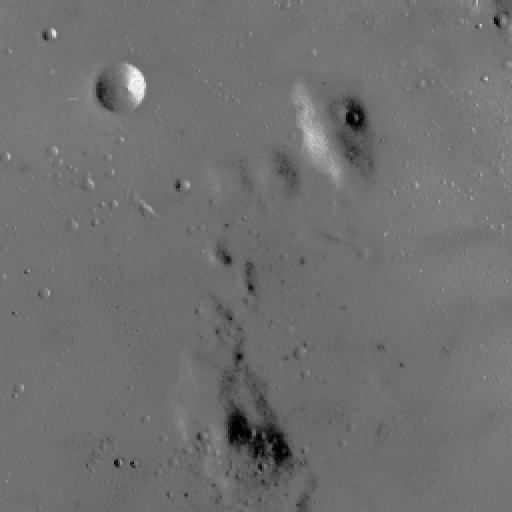
#> input picture skimage.data.moon(), 512 x 512 px
$ jupyter execute --allow-errors assignment1.ipynb
#> lines starting #> are read from the running program, lines starting #| are printed output that depends on the picture; long printed decimals are rounded
[cell 1]
import skimage, os
from skimage import data, exposure, img_as_float, io
import skimage.exposure as ex
import numpy as np
import matplotlib
import matplotlib.pyplot as plt
import math

[cell 2]
def plotImgAndHistEq(img, bins=256):

    ch = ex.equalize_hist(img, bins)
    #plot the equalized image next to original image
    fig, ax = plt.subplots(nrows=2, ncols=2, figsize=(6, 6))

    #display original and equalized image
    ax[0, 0].imshow(img, cmap = 'gray')
    ax[0, 0].set_title('Low contrast image')
    ax[0, 1].imshow(ch, cmap = 'gray')
    ax[0, 1].set_title('Histogram equalization')

    #display histograms of the image with the desired number of bins
    h1 = ax[1, 0].hist(img.ravel(), bins)
    h2 = ax[1, 1].hist(ch.flatten(), bins)

# Histogram Equalization

[cell 3]
img = data.moon()
#> img is the input picture: shape (512, 512); min 0, max 255, mean 112.2
plotImgAndHistEq(img)
#> in plotImgAndHistEq, `ch = ex.equalize_hist(img, bins)`:
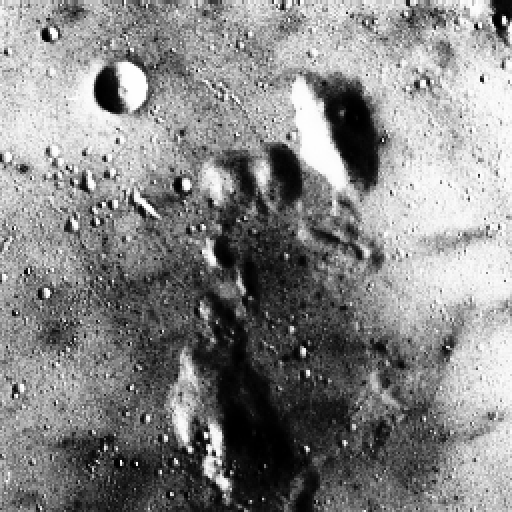
#> ch: shape (512, 512) float64; min 0.000916, max 1, mean 0.525

## Why it works?

As seen in the histogram lab before, the process of histogram stretching involves a gray level transformation (check the stretching function in the last lab, which mapped gray levels 5 - 9 (x-axis) to 2 - 14 (y-axis) ).

Now, let's consider the cumulative histogram of that data.

Cumulative what!? Before proceeding further, let us understand what cumulative sum is. Consider an array `[1, 3, 6, 7, 8]`, the cumulative sum simply accumulates the sum as we iterate through the array. So `1` stays `1`; then we encounter `3`, which becomes `1+3 = 4`; then we encounter `6`, which becomes `4+6 = 10`; then we encounter `7`, which becomes `10 + 7 = 17`, and so on...

Numpy has a function `cumsum` that does the job.

[cell 4]
help(np.cumsum)

[cell 5]
a = np.array([1, 3, 6, 7, 8])
b = np.cumsum(a)
b

[cell 6]
#Toy data with following frequencies (i.e. histogram)
freq = np.array([15, 0, 0, 0, 0, 70, 110, 45, 70, 35, 0, 0, 0, 0, 0, 15])
plt.bar(np.arange(16), freq, 0.5)
plt.title("Histogram of Poorly contrasted image")
plt.show()

[cell 7]
cumulative_histogram = np.cumsum(freq)
plt.plot(cumulative_histogram, 'r--')
plt.bar(np.arange(16), cumulative_histogram, 0.5)
plt.title("Cumulative Histogram of Poorly contrasted image")
plt.show()

The dashed line is simply joining the top of histogram bars. If we scale this so that the y-values are between 0-15, rather than 0-360, then we get the graph:

[cell 8]
scaled_cumulative_histogram = (cumulative_histogram * 15)/360
plt.plot(scaled_cumulative_histogram, 'r--')
plt.bar(np.arange(16), scaled_cumulative_histogram, 0.5)
plt.title("Scaled Cumulative Histogram of Poorly contrasted image")
plt.show()

Now, note that this highly resembles the stretching function we previously defined! That is, just looking at the dashed line and interpreting this as a mapping, gray levels 5-9 are being roughly mapped to gray levels 2-14! It is giving a recipe for how histogram equalization works internally: that scaled version of cumulative histogram acts as a gray-level transformation.

Let us apply histogram equalization on an image and check how the cumulative histogram changes.

Note: histogram is also known as probability density function (pdf) and cumulative histogram is also known as the cumulative distributive function (cdf).

[cell 9]
def plotImgHistCDF(im1, im2):
    '''
    Plots images, their histograms, overlaid with CDF (cumulative histogram)
    '''
    fig, ax = plt.subplots(nrows=2, ncols=2, figsize=(8, 5)) #figsize controls relative size of images

    ax[0, 0].imshow(im1, cmap=plt.cm.gray)
    ax[0, 1].hist(im1.flatten(),bins=256)
    ax[1, 0].imshow(im2, cmap=plt.cm.gray)
    ax[1, 1].hist(im2.flatten(),bins=256)

    #Overlay the cdf on the histograms
    ax_cdf = ax[0, 1].twinx()
    im1_cdf, bins = ex.cumulative_distribution(im1, nbins=256)
    ax_cdf.plot(bins, im1_cdf, 'r')

    ax_cdf = ax[1, 1].twinx()
    im2_cdf, bins = ex.cumulative_distribution(im2, nbins=256)
    ax_cdf.plot(bins, im2_cdf, 'r')

    fig.tight_layout()
    plt.show()

[cell 10]
#Apply histogram equalization on the chickens image.
#And overlay the cumulative histogram on top of the histogram

im = io.imread('chickens.png')
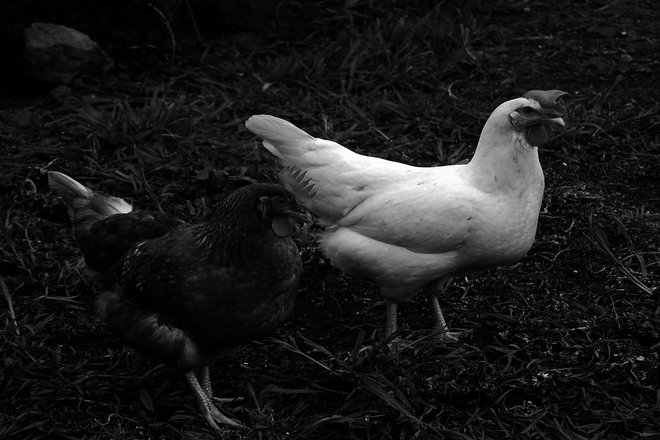
#> input picture chickens.png, 660 x 440 px
#> im is the input picture: shape (440, 660); min 0, max 255, mean 27.6
imh = ex.equalize_hist(im)
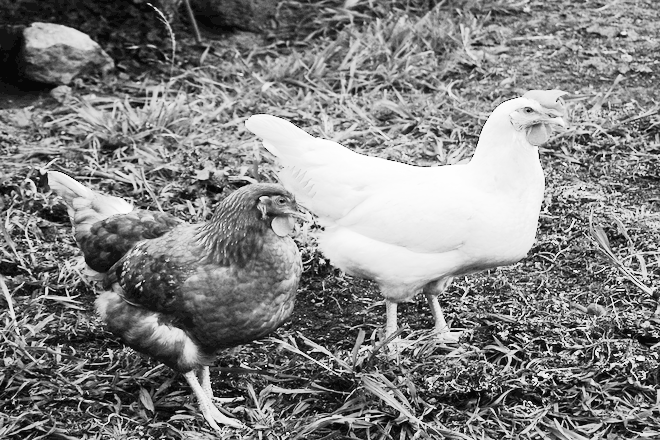
#> imh: shape (440, 660) float64; min 0.0302, max 1, mean 0.512
plotImgHistCDF(im, imh)
#> in plotImgHistCDF, `im1_cdf, bins = ex.cumulative_distribution(im1, nbins=256)`: im1_cdf = 256 values from 0.0302 to 1; bins = 256 values from 0 to 255
#> in plotImgHistCDF, `im2_cdf, bins = ex.cumulative_distribution(im2, nbins=256)`: im2_cdf = 256 values from 0.0302 to 1; bins = 256 values from 0.0321 to 0.998

# Recipe for Histogram Equalization
Following is an excerpt from the textbook "A Computational Introduction to Digital Image Processing" by Alasdair McAndrew:

[cell 11]
#helper function
def normalizedSumOfAbsDifference(a, b):
    assert a.shape == b.shape
    return np.sum(np.abs(a-b))/a.size

[cell 12]
#helper function
def plotImgAndHist(img, hist):

    fig, ax = plt.subplots(nrows=1, ncols=2, figsize=(10, 3))

    #display original and equalized image
    ax[0].imshow(img, cmap = 'gray')
    ax[0].set_title('Image')
    ax[1].bar(range(256), hist)
    ax[1].set_title('Histogram')

    fig.tight_layout()
    plt.show()

## Part 1: Compute the histogram by iterating through the image (10 points)
 - You should not use inbuilt functions for this part
 - You can assume 256 bins

[cell 13]
def myHistogram(img): #L=256 is the assumption
    '''
    Computes and returns the histogram of img.
    Histogram is computed for 256 bins (i.e. each gray level gets its own bin)
        - Does NOT use any inbuilt function TO compute histogram.
    '''
    #ensure img is of type uint8
    assert (img.dtype == 'uint8')

    # YOUR CODE HERE
    histA = np.zeros((256), dtype=int)

    for i in range(len(img)):
        for j in range(len(img[i])):
            histA[img[i][j]] += 1
#> after the loop, histA = 256 values, max 14018 at index 1, min 51 at index 221, mean 1134.4
    return histA

[cell 14]
im = io.imread('chickens.png')
hist1 = myHistogram(im)
#> hist1 has the same summary as histA in myHistogram
hist2, bins = np.histogram(im, bins=256)
#> hist2 has the same summary as histA in myHistogram; bins = 257 values from 0 to 255
plotImgAndHist(im, hist1)

assert(np.all(hist1 == hist2))
assert normalizedSumOfAbsDifference(hist1, hist2) == 0
print("Success!")

[cell 15]
im = io.imread('blood.png')
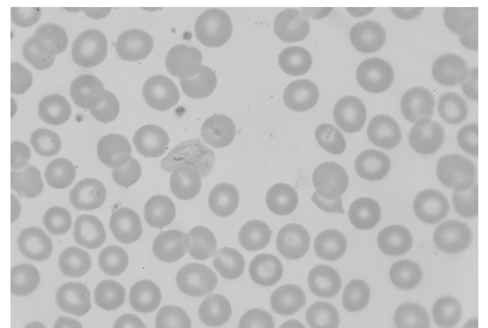
#> input picture blood.png, 488 x 328 px
#> im is the input picture: shape (328, 488); min 113, max 255, mean 192.6
hist1 = myHistogram(im)
#> hist1 = 256 values, max 15036 at index 202, min 0 at index 0, mean 625.2
hist2, bins = np.histogram(im, bins=256, range = (0, 255))
#> hist2 has the same summary as hist1
plotImgAndHist(im, hist1)

assert(np.all(hist1 == hist2))
assert normalizedSumOfAbsDifference(hist1, hist2) == 0
print("Success!")

[cell 16]
im = data.checkerboard()
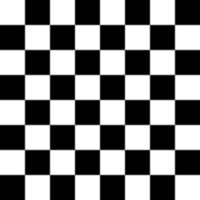
#> input picture skimage.data.checkerboard(), 200 x 200 px
#> im is the input picture: shape (200, 200); min 0, max 255, mean 127.5
hist1 = myHistogram(im)
#> hist1 = 256 values, max 17298 at index 0, min 0 at index 1, mean 156.2
hist2, bins = np.histogram(im, bins=256, range = (0, 255))
#> hist2 has the same summary as hist1
plotImgAndHist(im, hist1)

assert(np.all(hist1 == hist2))
assert normalizedSumOfAbsDifference(hist1, hist2) == 0
print("Success!")

[cell 17]
im = data.coins()
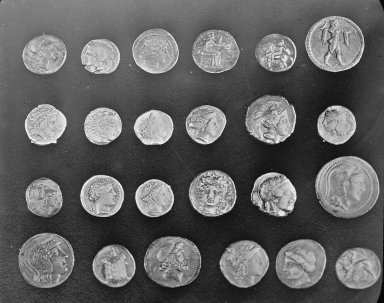
#> input picture skimage.data.coins(), 384 x 303 px
#> im is the input picture: shape (303, 384); min 1, max 252, mean 96.9
hist1 = myHistogram(im)
#> hist1 = 256 values, max 1264 at index 36, min 0 at index 0, mean 454.5
hist2, bins = np.histogram(im, bins=256, range = (0, 255))
#> hist2 has the same summary as hist1
plotImgAndHist(im, hist1)

assert(np.all(hist1 == hist2))
assert normalizedSumOfAbsDifference(hist1, hist2) == 0
print("Success!")

## Part 2a: Compute the \*mapping\* for histogram equalization using the method shown above (10 points)
 - You should not use inbuilt function for this part

[cell 18]
def myHistEq(img): #L=256 is the assumption
    '''
    Computes and returns the gray level mapping based on the method described above.
        - Calls myHistogram to compute the histogram.
        - Uses np.cumsum to compute cumulative sums.
    Output mapping must be of type uint8
    '''
    #ensure img is of type uint8
    assert (img.dtype == 'uint8')

    # YOUR CODE HERE
    newHist = myHistogram(img)
#> newHist has the same summary as histA in myHistogram
    sumC = np.cumsum(newHist)
#> sumC = 256 values from 8758 to 290400
    L = 256
    c = np.zeros(L, dtype = 'uint8')
    for i in range(L):
        c[i] = round((sumC[i]/sumC[len(sumC) - 1])*(L-1))
#> after the loop, c = 256 values from 8 to 255
    return c

[cell 19]
im = io.imread('chickens.png')
mapping = myHistEq(im)
#> mapping = 256 values from 8 to 255
print("Mapping info:", mapping.dtype, mapping.shape, mapping.min(), mapping.max())
#| Mapping info: uint8 (256,) 8 255

plt.plot(mapping)
plt.show()

assert(mapping.dtype == 'uint8')
assert(mapping[7] == 80)
assert(np.sum(mapping) == 58243)
print("Success!")

[cell 20]
im = io.imread('blood.png')
mapping = myHistEq(im)
#> mapping = 256 values from 0 to 255
print("Mapping info:", mapping.dtype, mapping.shape, mapping.min(), mapping.max())
#| Mapping info: uint8 (256,) 0 255

plt.plot(mapping)
plt.show()

assert(mapping[150] == 0)
assert(np.sum(mapping) == 16172)
print("Success!")

[cell 21]
im = data.checkerboard()
mapping = myHistEq(im)
#> mapping = 256 values from 110 to 255
print("Mapping info:", mapping.dtype, mapping.shape, mapping.min(), mapping.max())
#| Mapping info: uint8 (256,) 110 255
plt.plot(mapping)
plt.show()
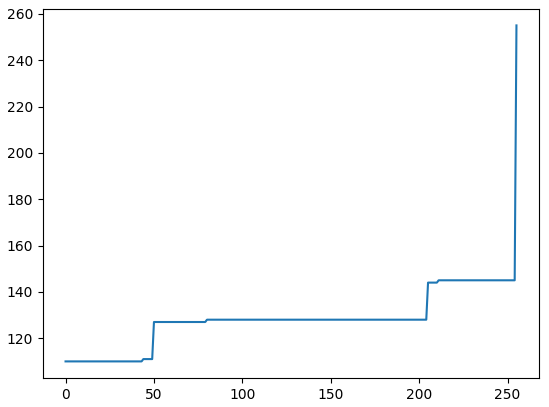
#> figure drawn by matplotlib, 1 panel; curve peaks at x = 255, y = 255

assert(mapping[0] == 110)
assert(np.sum(mapping) == 32815)
print("Success!")

## Part 2b: Apply the mapping (obtained in Part 2a) to an image and compare to inbuilt implementation of histogram equalization. (10 points)

[cell 22]
#our homegrown implementation
im = io.imread('chickens.png')
mapping = myHistEq(im)
#> mapping = 256 values from 8 to 255
im_mapped = mapping[im]
print("(Homegrown) Equalized Image Info", im_mapped.dtype, im_mapped.shape, im_mapped.min(), im_mapped.max())
#| (Homegrown) Equalized Image Info uint8 (440, 660) 8 255

#python inbuilt implementation
imh = ex.equalize_hist(im)

diff = 255*normalizedSumOfAbsDifference(imh, im_mapped/255)
#> diff = 0.206

print("(Inbuilt) Equalized Image Info", imh.dtype, imh.shape, imh.min(), imh.max())
#| (Inbuilt) Equalized Image Info float64 (440, 660) 0.03016 1.0
print("Per pixel difference between homegrown and python implementation =", diff)
#| Per pixel difference between homegrown and python implementation = 0.2065
plotImgHistCDF(imh, im_mapped)
#> in plotImgHistCDF (call 2), `im2_cdf, bins = ex.cumulative_distribution(im2, nbins=256)`: im2_cdf = 248 values from 0.0302 to 1; bins = 248 values from 8 to 255
#> in plotImgHistCDF (call 2), `plt.show()`:
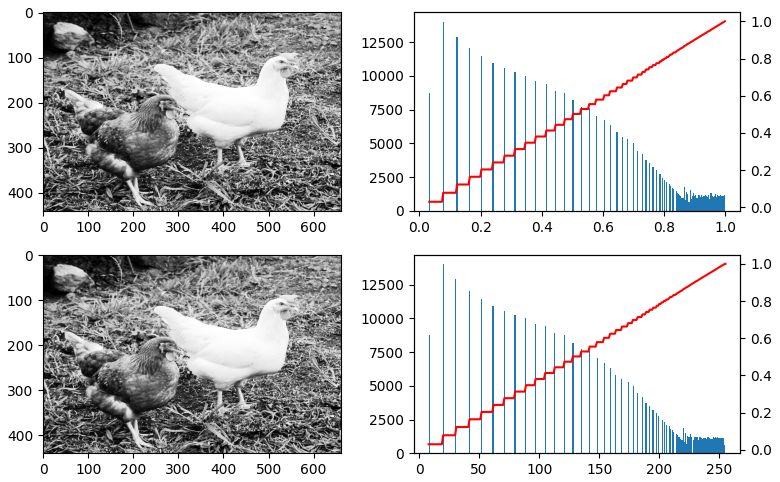
#> figure drawn by matplotlib, 6 panels; panel 2: tallest bar 14018 high, from x = 0.0756 to 0.0794; panel 4: tallest bar 14018 high, from x = 19.58 to 20.54; panel 5: curve peaks at x = 0.998, y = 1; panel 6: curve peaks at x = 255, y = 1
assert(math.isclose(diff, 0.20649330131))
print("Success!")

[cell 23]
#our homegrown implementation
im = io.imread('blood.png')
mapping = myHistEq(im)
#> mapping = 256 values from 0 to 255
im_mapped = mapping[im]
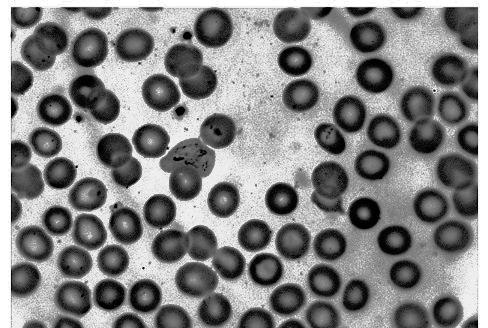
#> im_mapped: shape (328, 488); min 0, max 255, mean 132.8
print("(Homegrown) Equalized Image Info", im_mapped.dtype, im_mapped.shape, im_mapped.min(), im_mapped.max())
#| (Homegrown) Equalized Image Info uint8 (328, 488) 0 255

#python inbuilt implementation
imh = ex.equalize_hist(im)
#> imh: shape (328, 488) float64

print("(Inbuilt) Equalized Image Info", imh.dtype, imh.shape, imh.min(), imh.max())
#| (Inbuilt) Equalized Image Info float64 (328, 488) 6.24750099960016e-06 1.0
diff = 255*normalizedSumOfAbsDifference(imh, im_mapped/255)
#> diff = 0.247
print("Per pixel difference between homegrown and python implementation =", diff)
#| Per pixel difference between homegrown and python implementation = 0.2473
plotImgHistCDF(imh, im_mapped)
#> in plotImgHistCDF (call 3), `im1_cdf, bins = ex.cumulative_distribution(im1, nbins=256)`: im1_cdf = 256 values from 0.00287 to 1; bins = 256 values from 0.00196 to 0.998
#> in plotImgHistCDF (call 3), `im2_cdf, bins = ex.cumulative_distribution(im2, nbins=256)`: im2_cdf = 256 values from 0.00187 to 1; bins = 256 values from 0 to 255
#> in plotImgHistCDF (call 3), `plt.show()`:
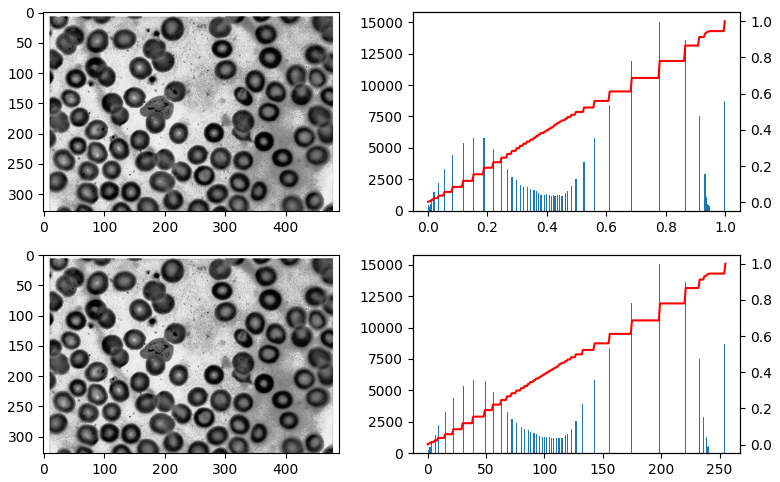
#> figure drawn by matplotlib, 6 panels; panel 2: tallest bar 15036 high, from x = 0.777 to 0.781; panel 4: tallest bar 15036 high, from x = 198.2 to 199.2; panel 5: curve peaks at x = 0.998, y = 1; panel 6: curve peaks at x = 255, y = 1
assert(math.isclose(diff, 0.2472745604))
print("Success!")

[cell 24]
#our homegrown implementation
im = data.coins()
mapping = myHistEq(im)
#> (the rest of the program and of its run is left out)
